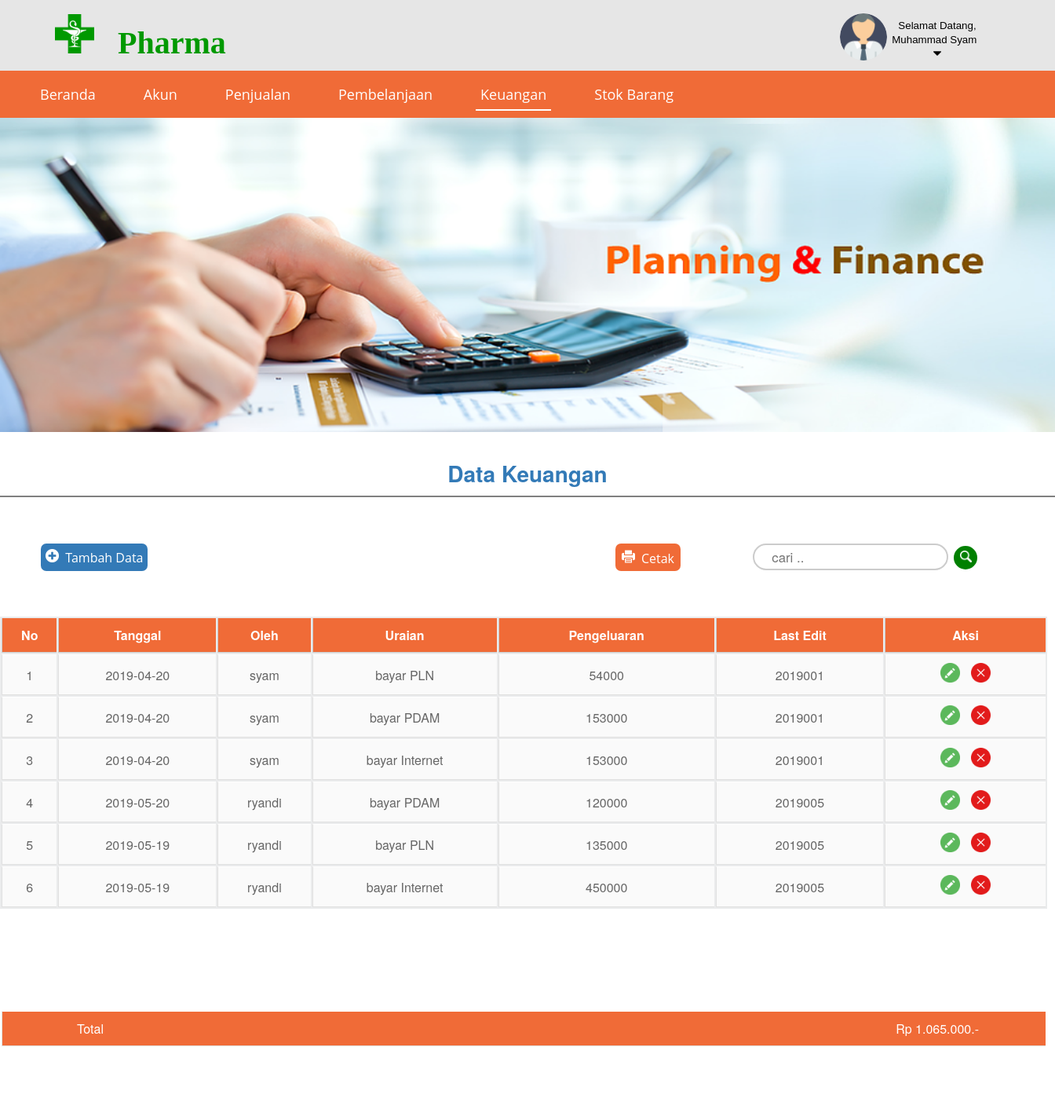
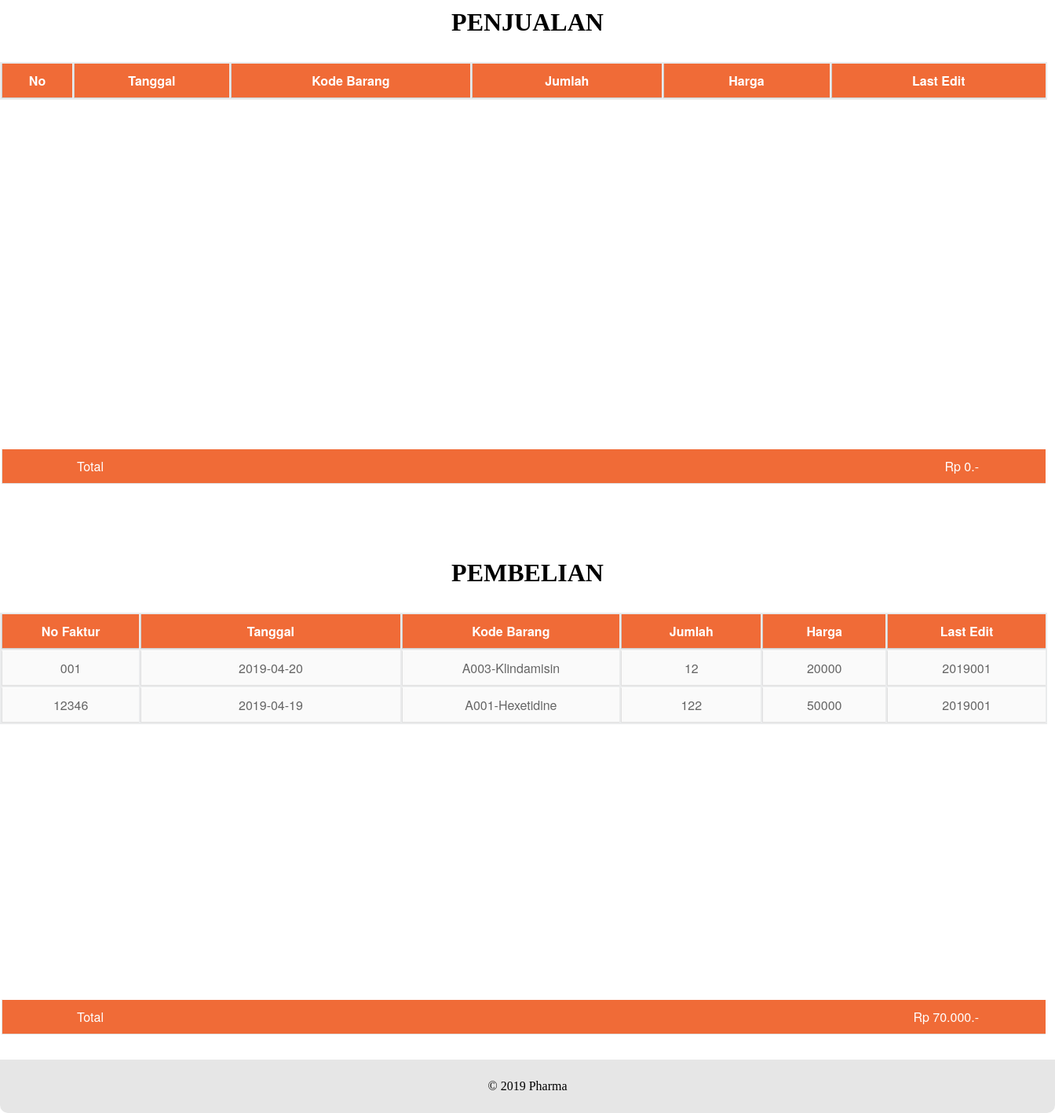
The app's page /view/keuangan/keuangan.php (signed in) with its own data (2 pictures, top to bottom).
### tables this page shows
CREATE TABLE `operasional` (
  `kd_operasional` int(11) NOT NULL,
  `tanggal_op` date NOT NULL,
  `oleh` varchar(30) NOT NULL,
  `pengeluaran` int(25) NOT NULL,
  `uraian` varchar(100) NOT NULL,
  `nip` int(11) NOT NULL
);

CREATE TABLE `pembelian` (
  `kd_pembelian` varchar(11) NOT NULL,
  `kd_barang` varchar(50) NOT NULL,
  `jml` int(11) NOT NULL,
  `hrg_barang` int(30) NOT NULL,
  `tanggal_beli` date NOT NULL,
  `nip` int(25) NOT NULL
);

### view/keuangan/keuangan.php (the view, shortened to what this page needs)
<?php include '../layout/header2.php'?>
		<div class="menu">
				<a href="../../view/welcome_admin.php">
					<input type="submit" name="beranda" value="Beranda" class="menubtn">
				</a>
		 		<a href="../admin/akun.php">
		 			<input type="submit" name="beranda" value="Akun" class="menubtn">
		 		</a>
			 	<a href="../penjualan/penjualan.php">
			 		<input type="submit" name="beranda" value="Penjualan" class="menubtn" >
			 	</a>
		 		<a href="../pembelian/pembelian.php">
		 			<input type="submit" name="beranda" value="Pembelanjaan" class="menubtn" >
		 		</a>
			 	<a href="../keuangan/keuangan.php">
			 		<input type="submit" name="beranda" value="Keuangan" class="menubtn" style="border-bottom: 2px solid white; ">
			 	</a>
		 		<a href="../barang/barang.php">
		 			<input type="submit" name="beranda" value="Stok Barang" class="menubtn">
		 		</a>
	    </div>
	    <div class="slider">
	    	<img src="../../assets/img/keu2.png" style="width:100%; height:400px;">
	    	<br>
	    	<p align="center" class="p"><strong>Data Keuangan</p></strong>
	    	<hr class="hr" noshade="blue">
	    </div>
<table border="0"  width="1330" style="background :#fff;">
	<tr style="background-color: #fff">
		<td style="float: left; background: #fff; border: 0px solid black;">
			<a href="add.php">
				<button class="btn-tmb" style="margin-top: 20px;">
					<img src="../../assets/img/add.png" width="17px" height="17px">&nbsp;&nbsp;Tambah Data
				</button>
			</a>
		</td>
		<td style="float: right; margin-top: 20px; width: 450px; background: #fff; border: 0px solid black; margin-right: 0;">
			<form method="post">
				<input type="text" name="cari" class="input" placeholder="cari .." autocomplete="off">
					<button class="coba" name="search" style="margin-left: 3px" >
						<img src="../../assets/img/cari.png" width="15px" height="15px">
					</button>
			</form>
		</td>
	<td style="float: right; background: #fff; border: 0px solid black;">
			<a href="cetak.php">
				<button class="print" style="margin-top: 20px;">
					<img src="../../assets/img/printer.png" width="17px" height="17px">&nbsp;&nbsp;Cetak
				</button>
			</a>
		</td>
	</tr>
</table>
<br>
<br>
<div class="content">
	<div class="scroll">
	    <table>
	    		<thead>
	    			<tr>
	    				<th style="padding: 10px 5px;">No</th>
	    				<th style="padding: 10px 5px;">Tanggal</th>
	    				<th style="padding: 10px 5px;">Oleh</th>
	    				<th style="padding: 10px 15px;">Uraian</th>
	    				<th style="padding: 10px 15px;">Pengeluaran</th>
	    				<th style="padding: 10px 15px;">Last Edit</th>
	    				<th>Aksi</th>
	    			</tr>
	    		</thead>
	    		<?php
					include "../../controllers/koneksi.php";
					if (isset($_POST['search'])) {
						$cari = $_POST['cari'];
						$query_mysql = $connect->query("SELECT * FROM operasional WHERE kd_operasional LIKE '%$cari%' or tanggal_op LIKE '%$cari%' or uraian LIKE '%$cari%' ");
					}else{
						$query_mysql = $connect->query("SELECT * FROM operasional")or die(mysql_error());
					}
					$nomor = 1;
					$tharga = 0;
					while($data = $query_mysql->fetch_assoc()){
						$tharga = $tharga + $data['pengeluaran'];
				?>
	    		<tr>
	    			<td style="padding: 10px 5px;"><?php echo $nomor++ ?></td>
	    			<td style="padding: 10px 5px;"><?php echo $data['tanggal_op'] ?></td>
	    			<td style="padding: 10px 5px;"><?php echo $data['oleh'] ?></td>
	    			<td><?php echo $data['uraian'] ?></td>
	    			<td><?php echo $data['pengeluaran'] ?></td>
	    			<td><?php echo $data['nip'] ?></td>
	    			<td>
	    			<a href="update.php?kd_operasional=<?php echo $data['kd_operasional']; ?>">
	    				<img src="../../assets/img/edit.png" width="25px" height="25px"></a>
					<a href="delete.php?kd_operasional=<?php echo $data['kd_operasional']; ?>" onclick="return confirm('Are you sure you want to delete?')">
						<img src="../../assets/img/delete.png" width="25px" height="25px"></a>
            		</td>
            	<?php } ?>
	    		</tr>
	    </table>
	 </div>
	    <table width="1330" style="background : #fff;">
	    		<tr>
	    			<td colspan="6" style="background-color: #F06B37; color: #fff"><div style="float: left; margin-left: 90px;">Total</div><div style="float: right; margin-right: 80px; "><?php echo rupiah($tharga)?></td></div>
	</div>
<br>
<br>
<br>
<br>
<h1 style="text-align: center;">PENJUALAN</h1>
<div class="content">
	<div class="scroll">
	    <table>
	    		<thead>
	    			<tr>
	    				<th style="padding: 10px 5px;">No</th>
	    				<th style="padding: 10px 5px;">Tanggal</th>
	    				<th style="padding: 10px 5px;">Kode Barang</th>
	    				<th style="padding: 10px 15px;">Jumlah</th>
	    				<th style="padding: 10px 15px;">Harga</th>
	    				<th style="padding: 10px 15px;">Last Edit</th>
	    			</tr>
	    		</thead>
	    		<?php
					include "../../controllers/koneksi.php";
					if (isset($_POST['search'])) {
						$cari = $_POST['cari'];
						$query_mysql = $connect->query("SELECT * FROM penjualan WHERE tanggal LIKE '%$cari%' or kd_penjualan LIKE '%$cari%' or kd_barang LIKE '%$cari%' ");
					}else{
						$query_mysql = $connect->query("SELECT * FROM penjualan")or die(mysql_error());
					}
					$tharga = 0;
				?>
	    	</table>
	   	</div>
	    	<table width="1330" style="background : #fff; margin: 0;">
	    		<tr>
	    			<td colspan="6" style="background-color: #F06B37; color: #fff"><div style="float: left; margin-left: 90px;">Total</div><div style="float: right; margin-right: 80px; "><?php echo rupiah($tharga)?></td></div>
<br>
<br>
<br>
<br>
<h1 style="text-align: center;">PEMBELIAN</h1>
<div class="content">
	<div class="scroll">
	    <table>
	    		<thead>
	    			<tr>
	    				<th style="padding: 10px 5px;">No Faktur</th>
	    				<th style="padding: 10px 50px;">Tanggal</th>
	    				<th style="padding: 10px 5px;">Kode Barang</th>
	    				<th style="padding: 10px 15px;">Jumlah</th>
	    				<th style="padding: 10px 15px;">Harga</th>
	    				<th style="padding: 10px 15px;">Last Edit</th>
	    			</tr>
	    		</thead>
	    		<?php
					include "../../controllers/koneksi.php";
					if (isset($_POST['search'])) {
						$cari = $_POST['cari'];
						$query_mysql = $connect->query("SELECT * FROM pembelian WHERE kd_pembelian LIKE '%$cari%' or tanggal_beli LIKE '%$cari%' ");
					}else{
						$query_mysql = $connect->query("SELECT * FROM pembelian")or die(mysql_error());
					}
					$tharga = 0;
					while($data = $query_mysql->fetch_assoc()){
						$tharga = $tharga + $data['hrg_barang'];
				?>
	    		<tr>
	    			<td style="padding: 10px 5px;"><?php echo $data['kd_pembelian']?></td>
	    			<td style="padding: 10px 5px;"><?php echo $data['tanggal_beli'] ?></td>
	    			<td style="padding: 10px 5px;"><?php echo $data['kd_barang'] ?></td>
	    			<td><?php echo $data['jml'] ?></td>
	    			<td><?php echo $data['hrg_barang'] ?></td>
	    			<td><?php echo $data['nip'] ?></td>
	    		</tr>
	    		<?php } ?>
	    	</table>
	   	</div>
	    	<table width="1330" style="background : #fff; margin: 0;">
	    		<tr>
	    			<td colspan="6" style="background-color: #F06B37; color: #fff"><div style="float: left; margin-left: 90px;">Total</div><div style="float: right; margin-right: 80px; "><?php echo rupiah($tharga)?></td></div>
<?php include '../layout/footer.php'?>
	</body>
</html>

### view/layout/header2.php (shortened to what this page needs)
<!DOCTYPE html>
<html>
	<head>
		<link rel="stylesheet" type="text/css" href="../../assets/css/tampilan.css">
		<?php
        	function rupiah($angka){
				$hasil_rupiah = "Rp " . number_format($angka,0,',','.').".-";
				return $hasil_rupiah;
			}
        ?>
	</head>
	<body style="margin: 0px; padding: 0px;">
	<?php
		$nama = $_SESSION['nama'];
		$image = $_SESSION['foto'];
	?>
	<div class="container">
		<div class="head">
			<div class="dropdown">
	    		<button class="dropbtn">
	    			<img src="../../assets/img/profil/<?php echo $image?>" width="60" width="60px" style="float: left; border-radius: 70%; margin-top: 10px;">
	    			<span style="margin-bottom: 2px; color: black ;" ><small>Selamat Datang,
	    			<?php echo $nama ?> &nbsp;
	    			<img src="../../assets/img/down.png" width="10px" height="10px">
	    			</small>
	    			</span>
	    		</button>
			</div>
				<p class="text1">
					<img src="../../assets/img/logo2.png" width="50px" height="50px " style="margin-top: 18px">
						<strong>&nbsp;&nbsp;Pharma</p></strong>
		</div>

### view/layout/footer.php
<div class="footer" style="padding: 25px 0px; border: none; margin-bottom: 0px; border-radius: 0px 0px 10px 10px;">
	<center>
		&copy; 2019 Pharma
	</center>
</div>

### assets/css/tampilan.css (style rules this page uses)
.container { width: 100%; border: 0px solid black; margin: 10px auto; margin: 0px; }
.container .head { width:100%; height:90px; background-color: #e6e6e6; border : 0px solid blue; margin: 0px; }
.container .footer { width:100%; height: auto; background-color: #e6e6e6; border : 1px solid red; margin-top: 30px; margin-bottom: 0; clear: both; }
.container .menu { width:100%; height:60px; background-color: #F06B37; border : 0px solid orange; text-decoration: none; text-decoration-line: none; text-decoration-style: none; text-decoration-color: none; }
.container .slider { width:100%; height:500px; background-color: #fff; border : 0px solid green; }
.container .content { width:100%; height:400px; height: auto; margin: 0px; background-color: #fff; border : 0px solid green; }
.menubtn { color: #fff; font-size: 18px; font-family: 'Open Sans', sans-serif; margin-top: 10px; height: 40px; border: none; background-color: #F06B37; margin-left: 45px; outline: none; text-decoration: none; text-decoration-line: none; outline :none; }
.dropbtn { background-color: #e6e6e6; color: white; font-size: 16px; border: none; cursor: pointer; height: 65px; width: 200px; z-index: 9999; }
.dropdown { position: relative; display: inline-block; height: 65px; margin-top: 6px; margin-right: 80px; float: right; z-index: 9999; }
.text1 { color: gray; font-size: 40px; color: #009900; text-align: left; margin-left:70px; margin-top:0px; margin-bottom: 2px; }
.container table { font-family:'HelveticaNeue','Arial', sans-serif; color: #666; background: #eaebec; border: 0px solid #ccc; margin-left: 0px; margin-top: 10px; width: 1334px; }
.container table th { color: #fff; padding: 10px 30px; border-left:0.1px solid #ccc; border-bottom: 0.1px solid #ccc; background: #F06B37; }
.container table tr { text-align: center; padding-left: 10px; }
.container table td { padding: 10px 5px; border-top: 1px solid #ffffff; border-bottom: 1px solid #e0e0e0; border-left: 1px solid #e0e0e0; background: #fafafa; }
.p { font-family:'HelveticaNeue','Arial', sans-serif; font-size: 28px; color: #337ab7; margin-bottom: 0; }
.hr { color: blue; }
.btn-tmb { color: #fff; font-size: 16px; font-family: 'Open Sans', sans-serif; margin-top: 18px; height: 35px; border: none; background-color: #337ab7; margin-left: 45px; outline: none; border-radius: 7px; }
.coba { border: none; background-color: green; outline: none; width: 30px; height: 30px; border-radius: 100% }
.input { color:#8a8a8a; width: 200px; height: 20px; padding: 5px 5%; margin-right: 0; border:2px solid #ccc; border-radius: 27px; font-family:'HelveticaNeue','Arial', sans-serif; font-size: 105%; outline: none; }
.scroll { height:500px; overflow: auto; }
.print { color: #fff; font-size: 16px; font-family: 'Open Sans', sans-serif; height: 35px; padding: 8px 8px; border: none; background-color: #F06B37; outline: none; border-radius: 7px; }
a { text-decoration-line: none; text-decoration: none; }

### records on screen
operasional: tanggal_op "2019-04-20", oleh "syam", uraian "bayar PLN", pengeluaran "54000", nip "2019001"
operasional: tanggal_op "2019-04-20", oleh "syam", uraian "bayar PDAM", pengeluaran "153000", nip "2019001"
operasional: tanggal_op "2019-04-20", oleh "syam", uraian "bayar Internet", pengeluaran "153000", nip "2019001"
operasional: tanggal_op "2019-05-20", oleh "ryandi", uraian "bayar PDAM", pengeluaran "120000", nip "2019005"
operasional: tanggal_op "2019-05-19", oleh "ryandi", uraian "bayar PLN", pengeluaran "135000", nip "2019005"
operasional: tanggal_op "2019-05-19", oleh "ryandi", uraian "bayar Internet", pengeluaran "450000", nip "2019005"
pembelian: kd_pembelian "001", tanggal_beli "2019-04-20", kd_barang "A003-Klindamisin", jml "12", hrg_barang "20000", nip "2019001"
pembelian: kd_pembelian "12346", tanggal_beli "2019-04-19", kd_barang "A001-Hexetidine", jml "122", hrg_barang "50000", nip "2019001"

### other values on screen
$nama "Muhammad Syam"
rupiah($tharga) "Rp 1.065.000.-"
rupiah($tharga) "Rp 0.-"
rupiah($tharga) "Rp 70.000.-"
